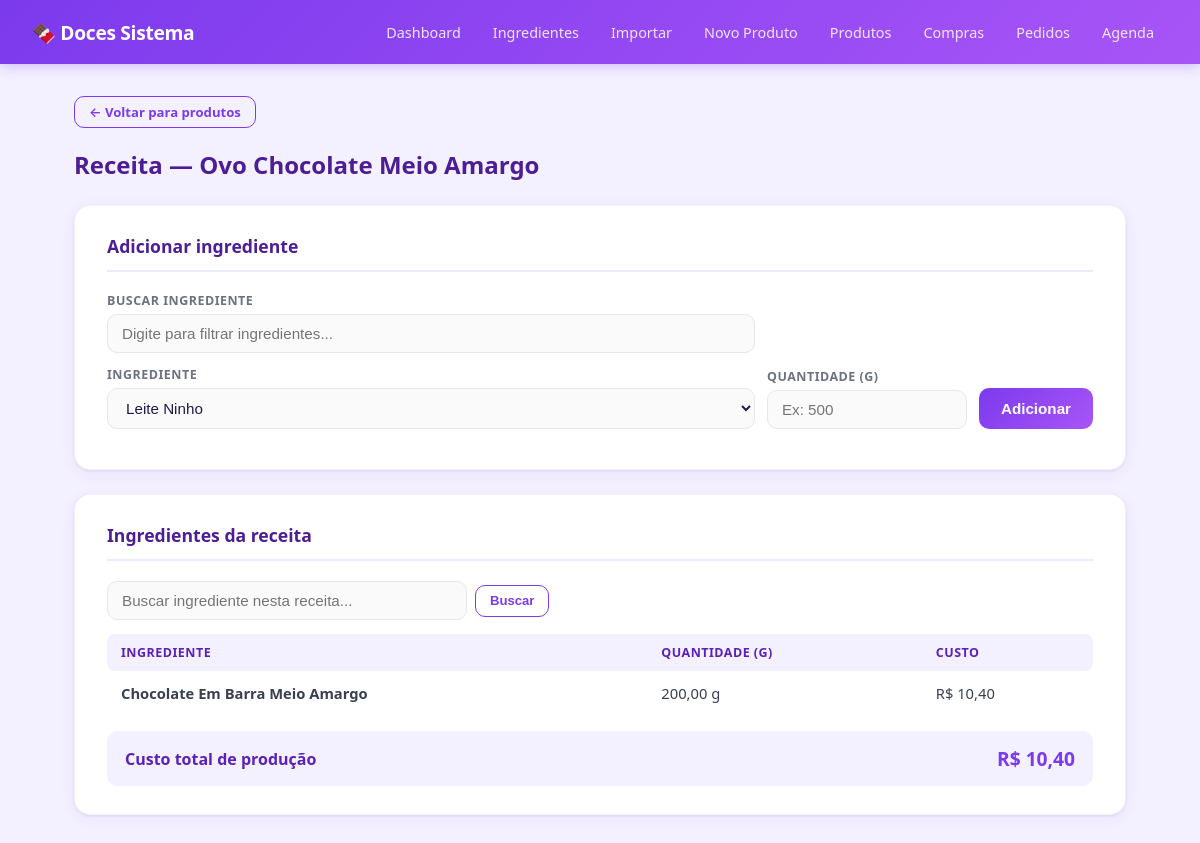
Screenshot of /produtos/4/receita with the database file from the repository.
### core/models.py (models this page shows, shortened)
class Produto(models.Model):
    nome = models.CharField(max_length=200)
    preco_venda = models.DecimalField(max_digits=10, decimal_places=2)
    imagem = models.ImageField(upload_to='produtos/', blank=True, null=True)

class Receita(models.Model):
    produto = models.ForeignKey(Produto, on_delete=models.CASCADE)
    ingrediente = models.ForeignKey(Ingrediente, on_delete=models.CASCADE)
    quantidade = models.DecimalField(max_digits=10, decimal_places=2)
    def custo(self):
        return self.quantidade * self.ingrediente.custo_unitario

class Ingrediente(models.Model):
    nome = models.CharField(max_length=200)
    valor_pacote = models.DecimalField(max_digits=10, decimal_places=2, default=0)
    gramas_por_unidade = models.DecimalField(max_digits=10, decimal_places=2, default=0)
    custo_unitario = models.DecimalField(max_digits=10, decimal_places=4, default=0)
    estoque_atual = models.DecimalField(max_digits=12, decimal_places=2, default=0)

### core/views.py (the view)
# urls.py: path('produtos/<int:produto_id>/receita', receita_produto),
def receita_produto(request, produto_id):
    produto = Produto.objects.get(id=produto_id)
    if request.method == "POST":
        Receita.objects.create(
            produto=produto,
            ingrediente_id=request.POST["ingrediente"],
            quantidade=request.POST["quantidade"]
        )
    ingrediente_q = request.GET.get("ingrediente_q", "").strip()
    receitas = Receita.objects.filter(produto=produto).select_related("ingrediente")
    if ingrediente_q:
        receitas = receitas.filter(ingrediente__nome__icontains=ingrediente_q)
    paginator = Paginator(receitas.order_by("ingrediente__nome"), 10)
    page_obj = paginator.get_page(request.GET.get("page"))
    ingredientes = Ingrediente.objects.all()
    custo_total = sum(r.custo() for r in Receita.objects.filter(produto=produto).select_related("ingrediente"))
    return render(request, "receita.html", {
        "produto": produto,
        "receitas": page_obj,
        "ingredientes": ingredientes,
        "custo_total": custo_total,
        "ingrediente_q": ingrediente_q,
    })

### templates/receita.html (shortened to what this page needs)
{% extends "base.html" %}
{% block content %}
<div style="margin-bottom:20px;">
    <a href="/produtos/" class="btn btn-ghost btn-sm">← Voltar para produtos</a>
</div>
<h1 class="page-title">Receita — {{ produto.nome }}</h1>
<div class="card">
    <h2>Adicionar ingrediente</h2>
    <form method="post">
        <div class="form-row">
            <div class="form-group">
                <label>Buscar ingrediente</label>
                <input id="ingrediente-search" type="text" placeholder="Digite para filtrar ingredientes..." style="margin-bottom:8px;">
                <label>Ingrediente</label>
                <select name="ingrediente" id="ingrediente-select">
                    {% for i in ingredientes %}
                    <option value="{{ i.id }}">{{ i.nome }}</option>
                    {% endfor %}
                </select>
            </div>
            <div class="form-group" style="max-width:200px;">
                <label>Quantidade (g)</label>
                <input name="quantidade" type="number" step="0.01" min="0" placeholder="Ex: 500">
            </div>
            <button type="submit">Adicionar</button>
        </div>
    </form>
</div>
<div class="card">
    <h2>Ingredientes da receita</h2>
    <form method="get" style="display:flex; gap:8px; align-items:center; flex-wrap:wrap; margin-bottom:14px;">
        <input name="ingrediente_q" value="{{ ingrediente_q }}" placeholder="Buscar ingrediente nesta receita..." style="max-width:360px;">
        <button type="submit" class="btn btn-ghost btn-sm">Buscar</button>
    </form>
    {% if receitas %}
    <table>
        <thead>
            <tr>
                <th>Ingrediente</th>
                <th>Quantidade (g)</th>
                <th>Custo</th>
            </tr>
        </thead>
        <tbody>
            {% for r in receitas %}
            <tr>
                <td><strong>{{ r.ingrediente.nome }}</strong></td>
                <td>{{ r.quantidade }} g</td>
                <td>R$ {{ r.custo|floatformat:2 }}</td>
            </tr>
            {% endfor %}
        </tbody>
    </table>
    <div style="margin-top:16px; padding:14px 18px; background:#f3f0ff; border-radius:10px;
                display:flex; justify-content:space-between; align-items:center;">
        <span style="font-weight:600; color:#5b21b6;">Custo total de produção</span>
        <span style="font-size:1.2rem; font-weight:800; color:#7c3aed;">R$ {{ custo_total|floatformat:2 }}</span>
    </div>
    {% else %}
    <div class="empty-state">Nenhum ingrediente na receita ainda.</div>
    {% endif %}
</div>
{% endblock %}

### templates/base.html (style rules this page uses)
* { box-sizing: border-box; margin: 0; padding: 0; }
body { font-family: 'Segoe UI', system-ui, -apple-system, sans-serif; background: #f3f0ff; color: #1e1b4b; min-height: 100vh; }
.card { background: white; border-radius: 16px; padding: 28px 32px; margin-bottom: 24px; box-shadow: 0 1px 3px rgba(0,0,0,0.08), 0 4px 16px rgba(124,58,237,0.06); border: 1px solid rgba(124,58,237,0.08); }
.card h2 { font-size: 1.1rem; font-weight: 700; color: #4c1d95; margin-bottom: 20px; padding-bottom: 12px; border-bottom: 2px solid #ede9fe; }
.page-title { font-size: 1.5rem; font-weight: 800; color: #4c1d95; margin-bottom: 24px; }
.form-row { display: flex; gap: 12px; flex-wrap: wrap; align-items: flex-end; margin-bottom: 12px; }
.form-group { display: flex; flex-direction: column; gap: 5px; flex: 1; min-width: 140px; }
.form-group label { font-size: 0.78rem; font-weight: 600; color: #6b7280; text-transform: uppercase; letter-spacing: 0.5px; }
input, select { padding: 10px 14px; border: 1.5px solid #e5e7eb; border-radius: 10px; font-size: 0.95rem; color: #1e1b4b; background: #fafafa; transition: border-color 0.15s, box-shadow 0.15s; outline: none; width: 100%; }
button, .btn { background: linear-gradient(135deg, #7c3aed, #a855f7); color: white; border: none; padding: 10px 22px; border-radius: 10px; font-size: 0.95rem; font-weight: 600; cursor: pointer; transition: all 0.15s; text-decoration: none; display: inline-block; white-space: nowrap; line-height: 1.4; }
.btn-ghost { background: transparent; color: #7c3aed; border: 1.5px solid #7c3aed; }
.btn-sm { padding: 6px 14px; font-size: 0.82rem; }
table { width: 100%; border-collapse: collapse; font-size: 0.92rem; }
thead th { text-align: left; padding: 10px 14px; background: #f3f0ff; color: #5b21b6; font-weight: 700; font-size: 0.78rem; text-transform: uppercase; letter-spacing: 0.5px; }
thead th:first-child { border-radius: 8px 0 0 8px; }
thead th:last-child { border-radius: 0 8px 8px 0; }
tbody tr { border-bottom: 1px solid #f3f0ff; transition: background 0.1s; }
tbody tr:last-child { border-bottom: none; }
tbody td { padding: 12px 14px; color: #374151; }

### rows the page displays
Produto: nome "Ovo Chocolate Meio Amargo"
Receita: ingrediente.nome "Chocolate Em Barra Meio Amargo", quantidade "200,00", custo "10,40"

### other values shown
{{ custo_total|floatformat:2 }} "10,40"
form field ingrediente "Leite Ninho"
